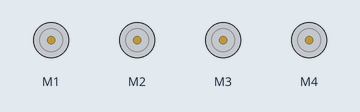
Simulated run of this sketch. Board: Arduino Uno, built with avr-gcc and run on an emulated ATmega328P. Parts: 4 × DC motor (green arrow = forward, orange = backward, longer = faster). What the sketch prints to the serial monitor is not drawn.

Above: at 0.1 s.
At 1.1 s:
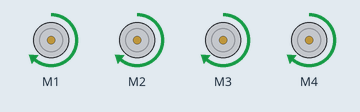
At 3.0 s:
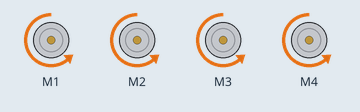
At 4.9 s:
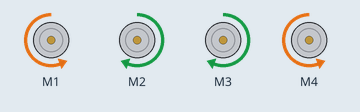
At 6.8 s:
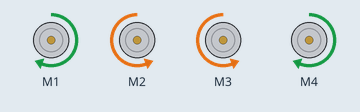
Timing chart, 0 to 9.7 s (numbered marks = the images above):
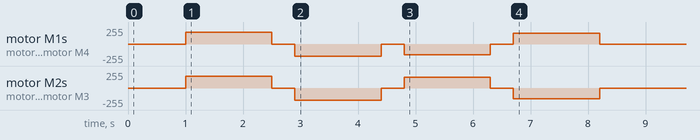

The sketch:

motor_test.ino
```cpp
/*
 * motor_test.ino
 * Test déplacement base roulante 4WD – Adafruit Motor Shield v2
 * Câblage validé : M1=avant-gauche  M2=avant-droit
 *                  M3=arrière-droit M4=arrière-gauche
 *
 * Commandes Serial Monitor (115200 baud) :
 *   f → avancer
 *   b → reculer
 *   l → tourner gauche (pivot sur place)
 *   r → tourner droite (pivot sur place)
 *   s → stop
 *   h → aide
 *
 * Au démarrage : séquence auto avant → recul → gauche → droite → stop
 */

#include <Wire.h>
#include <Adafruit_MotorShield.h>

#define SPEED       180   // vitesse 0–255
#define TURN_SPEED  160   // vitesse en pivot
#define SEQ_MS     1500   // durée de chaque mouvement séquence auto (ms)

Adafruit_MotorShield AFMS = Adafruit_MotorShield();
Adafruit_DCMotor *mFL = nullptr;   // M1 avant-gauche
Adafruit_DCMotor *mFR = nullptr;   // M2 avant-droit
Adafruit_DCMotor *mBR = nullptr;   // M3 arrière-droit
Adafruit_DCMotor *mBL = nullptr;   // M4 arrière-gauche


// ── Helpers ───────────────────────────────────────────────────────────────────

void stopAll() {
    mFL->run(RELEASE); mFR->run(RELEASE);
    mBR->run(RELEASE); mBL->run(RELEASE);
}

void setLeft(int spd) {
    mFL->setSpeed(abs(spd)); mBL->setSpeed(abs(spd));
    mFL->run(spd >= 0 ? FORWARD : BACKWARD);
    mBL->run(spd >= 0 ? FORWARD : BACKWARD);
}

void setRight(int spd) {
    mFR->setSpeed(abs(spd)); mBR->setSpeed(abs(spd));
    mFR->run(spd >= 0 ? FORWARD : BACKWARD);
    mBR->run(spd >= 0 ? FORWARD : BACKWARD);
}

void forward()   { setLeft( SPEED);      setRight( SPEED);      Serial.println(">> AVANT");  }
void backward()  { setLeft(-SPEED);      setRight(-SPEED);      Serial.println(">> RECUL");  }
void turnLeft()  { setLeft(-TURN_SPEED); setRight( TURN_SPEED); Serial.println(">> GAUCHE"); }
void turnRight() { setLeft( TURN_SPEED); setRight(-TURN_SPEED); Serial.println(">> DROITE"); }
void stop()      { stopAll();                                    Serial.println(">> STOP");   }

void printHelp() {
    Serial.println("");
    Serial.println("=== Test deplacement ===");
    Serial.println("  f = avant   b = recul");
    Serial.println("  l = gauche  r = droite  s = stop");
    Serial.println("");
}


// ── Setup ─────────────────────────────────────────────────────────────────────

void setup() {
    Serial.begin(115200);
    AFMS.begin();
    mFL = AFMS.getMotor(1);
    mFR = AFMS.getMotor(2);
    mBR = AFMS.getMotor(3);
    mBL = AFMS.getMotor(4);
    stopAll();

    Serial.println("=== Motor Test – deplacement ===");
    Serial.println("Sequence auto dans 1s...");
    delay(1000);

    forward();  delay(SEQ_MS); stop(); delay(400);
    backward(); delay(SEQ_MS); stop(); delay(400);
    turnLeft(); delay(SEQ_MS); stop(); delay(400);
    turnRight();delay(SEQ_MS); stop(); delay(400);

    Serial.println("--- Fin sequence ---");
    printHelp();
}


// ── Loop ──────────────────────────────────────────────────────────────────────

void loop() {
    if (!Serial.available()) return;
    char cmd = (char)Serial.read();
    switch (cmd) {
        case 'f': case 'F': forward();   break;
        case 'b': case 'B': backward();  break;
        case 'l': case 'L': turnLeft();  break;
        case 'r': case 'R': turnRight(); break;
        case 's': case 'S': stop();      break;
        case 'h': case 'H': printHelp(); break;
        default: break;
    }
}
```
